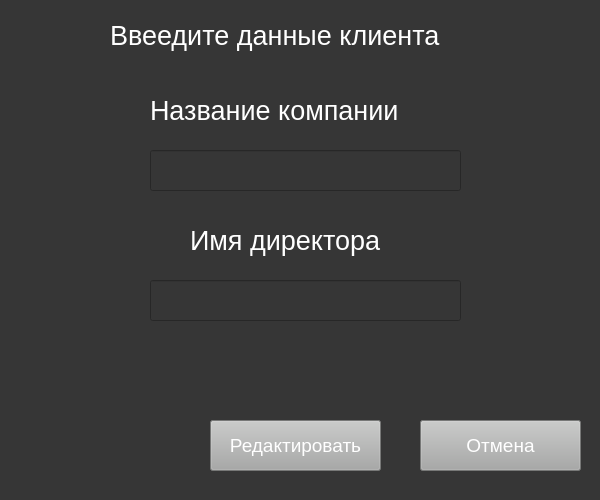
<?xml version="1.0" encoding="UTF-8"?>
<ui version="4.0">
 <class>edit</class>
 <widget class="QWidget" name="edit">
  <property name="geometry">
   <rect>
    <x>0</x>
    <y>0</y>
    <width>600</width>
    <height>500</height>
   </rect>
  </property>
  <property name="windowTitle">
   <string>Form</string>
  </property>
  <property name="styleSheet">
   <string notr="true">background-color: rgb(54,54,54)</string>
  </property>
  <widget class="QLabel" name="label">
   <property name="geometry">
    <rect>
     <x>110</x>
     <y>0</y>
     <width>391</width>
     <height>71</height>
    </rect>
   </property>
   <property name="styleSheet">
    <string notr="true">color:rgb(255,255,255);
font-size:20pt</string>
   </property>
   <property name="text">
    <string>Ввеедите данные клиента</string>
   </property>
  </widget>
  <widget class="QLineEdit" name="name">
   <property name="geometry">
    <rect>
     <x>150</x>
     <y>150</y>
     <width>311</width>
     <height>41</height>
    </rect>
   </property>
   <property name="styleSheet">
    <string notr="true">font-size:14pt;
color:rgb(243,243,243)</string>
   </property>
  </widget>
  <widget class="QLineEdit" name="director_2">
   <property name="geometry">
    <rect>
     <x>150</x>
     <y>280</y>
     <width>311</width>
     <height>41</height>
    </rect>
   </property>
   <property name="styleSheet">
    <string notr="true">font-size:14pt;
color:rgb(243,243,243)</string>
   </property>
   <property name="text">
    <string/>
   </property>
  </widget>
  <widget class="QPushButton" name="cancel">
   <property name="geometry">
    <rect>
     <x>420</x>
     <y>420</y>
     <width>161</width>
     <height>51</height>
    </rect>
   </property>
   <property name="styleSheet">
    <string notr="true">background-color:rgb(167,168,167);
font-size:14pt;
color:rgb(255,255,255)</string>
   </property>
   <property name="text">
    <string>Отмена</string>
   </property>
  </widget>
  <widget class="QPushButton" name="edit_button">
   <property name="geometry">
    <rect>
     <x>210</x>
     <y>420</y>
     <width>171</width>
     <height>51</height>
    </rect>
   </property>
   <property name="styleSheet">
    <string notr="true">background-color:rgb(167,168,167);
font-size:14pt;
color:rgb(255,255,255)</string>
   </property>
   <property name="text">
    <string>Редактировать</string>
   </property>
  </widget>
  <widget class="QLabel" name="label_3">
   <property name="geometry">
    <rect>
     <x>150</x>
     <y>90</y>
     <width>301</width>
     <height>41</height>
    </rect>
   </property>
   <property name="styleSheet">
    <string notr="true">color:rgb(255,255,255);
font-size:20pt</string>
   </property>
   <property name="text">
    <string>Название компании</string>
   </property>
  </widget>
  <widget class="QLabel" name="label_4">
   <property name="geometry">
    <rect>
     <x>190</x>
     <y>220</y>
     <width>231</width>
     <height>41</height>
    </rect>
   </property>
   <property name="styleSheet">
    <string notr="true">color:rgb(255,255,255);
font-size:20pt</string>
   </property>
   <property name="text">
    <string>Имя директора</string>
   </property>
  </widget>
  <widget class="QLabel" name="message_label">
   <property name="geometry">
    <rect>
     <x>150</x>
     <y>340</y>
     <width>311</width>
     <height>51</height>
    </rect>
   </property>
   <property name="styleSheet">
    <string notr="true">color:rgb(255,255,255);
font-size:16pt</string>
   </property>
   <property name="text">
    <string/>
   </property>
  </widget>
 </widget>
 <resources/>
 <connections/>
</ui>
